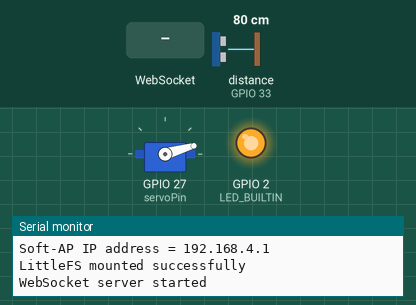
The sketch below on a simulated ESP32. Shown: servo, output pins drawn as LEDs (lit = HIGH), the last lines printed to the serial monitor. Wiring (inferred from the names in the program): ultrasonic range finder: trigger GPIO 32; echo GPIO 33. Inputs (shaded band) come from the test bench; at power-on: distance to the obstacle (sensor on GPIO 33) 80 cm. The echo pulse lasts 58.3 µs per cm; storage starts empty; pins used as bus, display or sensor lines are not drawn.

Above: at 1.04 s.
1.3 s: WebSocket text "forward" received
At 1.64 s:
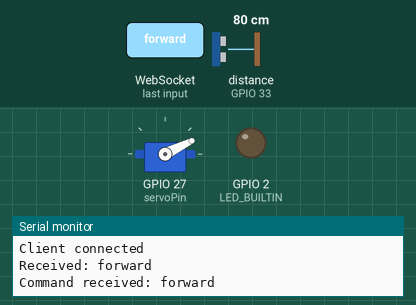
4.3 s: WebSocket text "reverse" received
At 4.59 s:
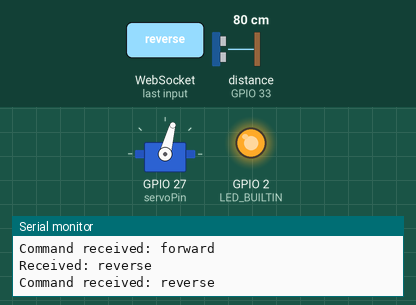
7.3 s: distance to the obstacle (sensor on GPIO 33) set to 250 cm
10.3 s: WebSocket text "forward" received
At 11.49 s:
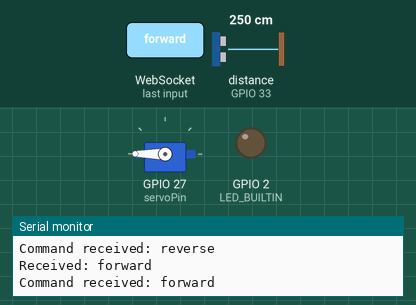
13.3 s: distance to the obstacle (sensor on GPIO 33) set to 2 cm
16.3 s: WebSocket text "reverse" received
At 16.54 s:
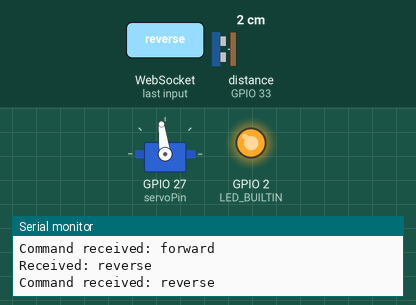
Timing chart, 0 to 53.5 s (numbered marks = the images above; inputs shaded):
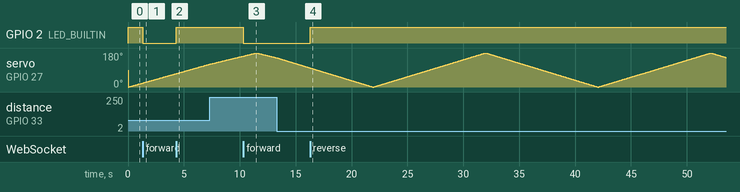

Measured:
- after the input at 1.3 s, GPIO 2 (LED_BUILTIN): HIGH → LOW at once
- after the input at 4.3 s, GPIO 2 (LED_BUILTIN): LOW → HIGH at once
- after the input at 10.3 s, GPIO 2 (LED_BUILTIN): HIGH → LOW at once
- after the input at 16.3 s, GPIO 2 (LED_BUILTIN): LOW → HIGH at once

The sketch:

websocketServer32.ino
```cpp
#include <WiFi.h>
#include <LittleFS.h>
#include <AsyncTCP.h>
#include <ESPAsyncWebServer.h>
#include <ESP32Servo.h>

//Set IP data
IPAddress local_IP(192, 168, 4, 1);
IPAddress gateway(192, 168, 4, 1);
IPAddress subnet(255, 255, 255, 0);

//Open in port 80, I believe this is the default port for a web server
//Therefore all we need to do to connect to the server is http://ip/whatever
AsyncWebServer server(80);
AsyncWebSocket ws("/ws");

#include "NetworkFunctions.h"

Servo myservo;
#define trigPin 32
#define echoPin 33
#define servoPin 27
#define SOUND_VELOCITY 0.034
long duration;
float distanceCm;
int pos = 0;

void setup() {
  Serial.begin(115200);

  //Wifi setup
  WiFi.softAPConfig(local_IP, gateway, subnet);
  WiFi.softAP("The A Team");
  Serial.print("\nSoft-AP IP address = ");
  Serial.println(WiFi.softAPIP());

  //Load files
  if (!LittleFS.begin()) {
    Serial.println("Failed to mount LittleFS");
    return;
  }
  Serial.println("LittleFS mounted successfully");

  ws.onEvent(onEvent);
  server.addHandler(&ws);

  //Sends the html file on root directory request, the html file is set up so it will request the css and js files
  server.on("/", HTTP_ANY, [](AsyncWebServerRequest *request){
    request->send(LittleFS, "/index.html", "text/html");
  });
  server.on("/style.css", HTTP_ANY, [](AsyncWebServerRequest *request){
    request->send(LittleFS, "/style.css", "text/css");
  });
  server.on("/script.js", HTTP_ANY, [](AsyncWebServerRequest *request){
    request->send(LittleFS, "/script.js", "application/javascript");
  });

  server.begin();
  Serial.println("WebSocket server started");

  //
  //Setup pins here
  myservo.attach(servoPin, 700, 2200);
  pinMode(LED_BUILTIN, OUTPUT);
  digitalWrite(LED_BUILTIN, HIGH);
  pinMode(trigPin, OUTPUT);
  pinMode(echoPin, INPUT);
  //
}
unsigned long lastSend = 0;

void moveAndCheck(int angle){
  myservo.write(angle);
  delay(30);

  // Clears the trigPin
  digitalWrite(trigPin, LOW);
  delayMicroseconds(2);
  // Sets the trigPin on HIGH state for 10 micro seconds
  digitalWrite(trigPin, HIGH);
  delayMicroseconds(10);
  digitalWrite(trigPin, LOW);

  // Reads the echoPin, returns the sound wave travel time in microseconds
  duration = pulseIn(echoPin, HIGH, 30000);

  // Calculate the distance
  distanceCm = duration * SOUND_VELOCITY/2;
  distanceCm = trunc(distanceCm*10)/10;

  delay(25);

  ws.textAll(String(distanceCm) + "," + String(angle));
}

void loop() {
  ws.cleanupClients(); //Not really needed but the Github recommends it

  for (pos = 0; pos <= 180; pos += 1) {
    moveAndCheck(pos);
  }

  for (pos = 180; pos >= 0; pos -= 1) {
    moveAndCheck(pos);
  }
}
```

MotorFunctions.h
```cpp
//
//Define outputs here
#define leftFWD   16
#define leftREV   17
#define rightFWD  18
#define rightREV  19
#define LED_BUILTIN 2
//

void forward(){
  digitalWrite(leftFWD, HIGH);
  digitalWrite(leftREV, LOW);
  digitalWrite(rightFWD, HIGH);
  digitalWrite(rightREV, LOW);

  return;
}

void reverse(){
  digitalWrite(leftFWD, LOW);
  digitalWrite(leftREV, HIGH);
  digitalWrite(rightFWD, LOW);
  digitalWrite(rightREV, HIGH);

  return;
}

void inactive(){
  digitalWrite(leftFWD, LOW);
  digitalWrite(leftREV, LOW);
  digitalWrite(rightFWD, LOW);
  digitalWrite(rightREV, LOW);

  return;
}

void ledON(){
  digitalWrite(LED_BUILTIN, LOW);
}

void ledOFF(){
  digitalWrite(LED_BUILTIN, HIGH);
}
```

NetworkFunctions.h
```cpp
#include "MotorFunctions.h"

void handleMessage(void *arg, uint8_t *data, size_t len) {
  AwsFrameInfo *info = (AwsFrameInfo*)arg;

  if (info->final && info->index == 0 && info->len == len && info->opcode == WS_TEXT) {
    data[len] = 0;
    String message = (char*)data;

    Serial.println("Received: " + message);

    // Example motor control
    if (message == "forward") {
      ledON();
    }
    else if (message == "reverse"){
      ledOFF();
    }
    else if (message == "stop") {
      inactive();
    }
    // Send response back to browser
    Serial.println("Command received: " + message);
  }
}

void onEvent(AsyncWebSocket *server, AsyncWebSocketClient *client, AwsEventType type, void *arg, uint8_t *data, size_t len) {//Taken off the github

  switch (type) {
    case WS_EVT_CONNECT:
      Serial.printf("Client connected\n");
      client->printf("Hello pilot");
      break;
    case WS_EVT_DISCONNECT:
      Serial.printf("Client disconnected\n");
      break;
    case WS_EVT_DATA:
      handleMessage(arg, data, len);
      break;
    case WS_EVT_ERROR:
      Serial.printf("WebSocket error");
      break;
    default:
      break;
  }

}
```
